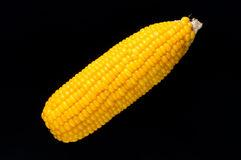
#> input picture 存取图像/1.jpg, 241 x 160 px
$ python '存取图像.py'
#> lines starting #> are read from the running program, lines starting #| are printed output that depends on the picture
#导入cv模块
import cv2 as cv
#读取一张图片
color_img = cv.imread('1.jpg')
#> color_img is the input picture: shape (160, 241, 3); mean B, G, R 5.9, 40.5, 54.4
print(color_img.shape)#shape是返回图像的行数列数和色彩通道书
#| (160, 241, 3)

#直接读取单通道灰度图  参数IMREAF_GRAYSCALE就是设置位单通道灰度图
gray_img = cv.imread('1.jpg',cv.IMREAD_GRAYSCALE)
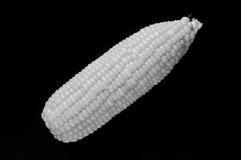
#> gray_img: shape (160, 241); min 0, max 244, mean 40.5
print(gray_img.shape)
#| (160, 241)

#把单通道图片保存后，再读取，仍然是三通道，相当于把单通道值复制到3个通道保存
cv.imwrite('2.jpg',gray_img)
reload_grayscale = cv.imread('2.jpg')
#> reload_grayscale: shape (160, 241, 3); min 0, max 243, mean 40.5
print(reload_grayscale.shape)
#| (160, 241, 3)

#cv2.IMWRITE_JPEG_QUALITY制定jpg的质量，范围0-100，默认是95，越高画质越好，文件越大
cv.imwrite('3.jpg',color_img,(cv.IMWRITE_JPEG_QUALITY,80))

#cv2.IMWRITE_PNG_COMPRESSION制定png的质量，范围是0-9，默认是3，越高文件越小，画质越差
cv.imwrite('4.png',color_img,(cv.IMWRITE_PNG_COMPRESSION,5))
